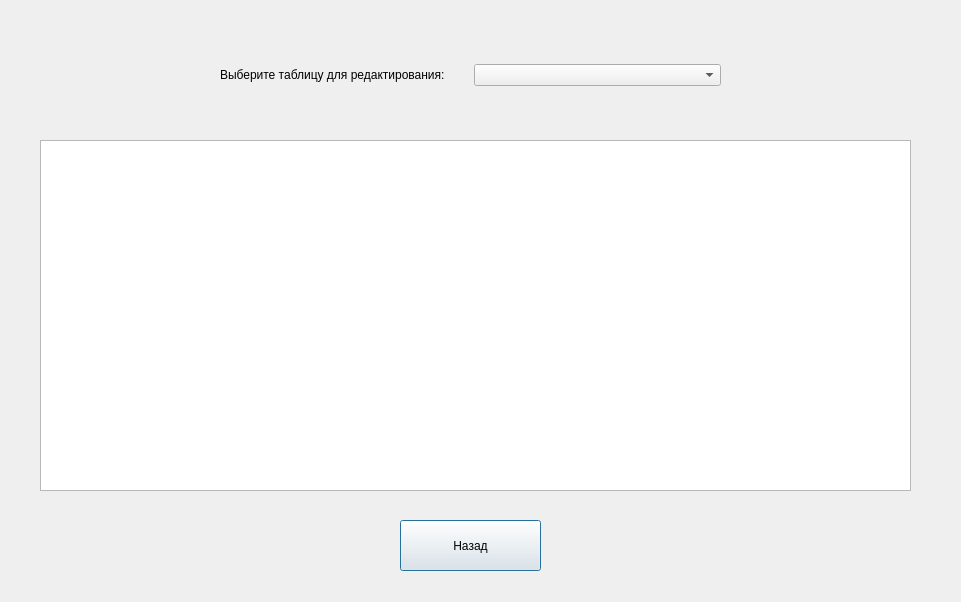
<?xml version="1.0" encoding="UTF-8"?>
<ui version="4.0">
 <class>redactDB</class>
 <widget class="QDialog" name="redactDB">
  <property name="geometry">
   <rect>
    <x>0</x>
    <y>0</y>
    <width>961</width>
    <height>602</height>
   </rect>
  </property>
  <property name="windowTitle">
   <string>Dialog</string>
  </property>
  <widget class="QTableView" name="tableView">
   <property name="geometry">
    <rect>
     <x>40</x>
     <y>140</y>
     <width>871</width>
     <height>351</height>
    </rect>
   </property>
  </widget>
  <widget class="QPushButton" name="pushButton_2">
   <property name="geometry">
    <rect>
     <x>400</x>
     <y>520</y>
     <width>141</width>
     <height>51</height>
    </rect>
   </property>
   <property name="text">
    <string>Назад</string>
   </property>
  </widget>
  <widget class="QWidget" name="layoutWidget">
   <property name="geometry">
    <rect>
     <x>220</x>
     <y>60</y>
     <width>501</width>
     <height>30</height>
    </rect>
   </property>
   <layout class="QHBoxLayout" name="horizontalLayout_2">
    <item>
     <widget class="QLabel" name="label_2">
      <property name="text">
       <string>Выберите таблицу для редактирования:</string>
      </property>
     </widget>
    </item>
    <item>
     <widget class="QComboBox" name="comboBox"/>
    </item>
   </layout>
  </widget>
 </widget>
 <resources/>
 <connections/>
</ui>
